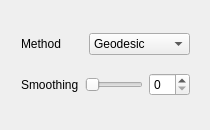
<?xml version="1.0" encoding="UTF-8"?>
<ui version="4.0">
 <class>CritialPointsPanel</class>
 <widget class="QWidget" name="CritialPointsPanel">
  <property name="geometry">
   <rect>
    <x>0</x>
    <y>0</y>
    <width>210</width>
    <height>130</height>
   </rect>
  </property>
  <property name="windowTitle">
   <string>CritialPointsPanel</string>
  </property>
  <widget class="QWidget" name="verticalLayoutWidget">
   <property name="geometry">
    <rect>
     <x>10</x>
     <y>10</y>
     <width>191</width>
     <height>111</height>
    </rect>
   </property>
   <layout class="QVBoxLayout" name="verticalLayout">
    <item>
     <layout class="QHBoxLayout" name="horizontalLayout">
      <item>
       <widget class="QLabel" name="label">
        <property name="text">
         <string>Method</string>
        </property>
       </widget>
      </item>
      <item>
       <widget class="QComboBox" name="methodComboBox">
        <item>
         <property name="text">
          <string>Geodesic</string>
         </property>
        </item>
        <item>
         <property name="text">
          <string>Z-Value</string>
         </property>
        </item>
        <item>
         <property name="text">
          <string>Point-Normal</string>
         </property>
        </item>
        <item>
         <property name="text">
          <string>Curvature</string>
         </property>
        </item>
       </widget>
      </item>
     </layout>
    </item>
    <item>
     <layout class="QHBoxLayout" name="horizontalLayout_2">
      <item>
       <widget class="QLabel" name="label_2">
        <property name="text">
         <string>Smoothing</string>
        </property>
       </widget>
      </item>
      <item>
       <widget class="QSlider" name="smoothingSlider">
        <property name="maximum">
         <number>128</number>
        </property>
        <property name="orientation">
         <enum>Qt::Horizontal</enum>
        </property>
       </widget>
      </item>
      <item>
       <widget class="QSpinBox" name="smoothingSpinBox"/>
      </item>
     </layout>
    </item>
   </layout>
  </widget>
 </widget>
 <layoutdefault spacing="6" margin="11"/>
 <resources/>
 <connections/>
</ui>
